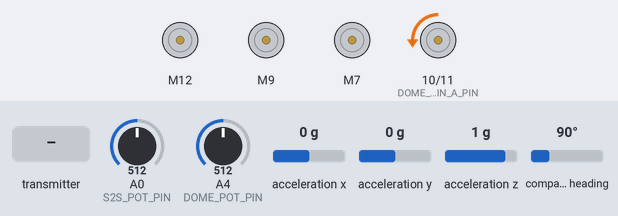
Bench run of a sketch on a simulated Arduino Mega 2560, built with avr-gcc and run on an emulated ATmega2560. Shown: 3 × DC motor (green arrow = forward, orange = backward, longer = faster), motor-driver pin pairs drawn as motors (green arrow = first pin HIGH = forward, orange = second pin HIGH = backward, longer = more drive). The inputs (shaded band) are chosen by the test bench; at power-on: A4 (DOME_POT_PIN) = 512, acceleration x 0 g, acceleration y 0 g, A0 (S2S_POT_PIN) = 512, acceleration z 1 g, compass heading 90°. The audio player accepts every command and is not drawn.

Above: at 1.7 s.
1.8 s: A4 (DOME_POT_PIN) set to 381
3.3 s: acceleration x set to -1.4 g
At 4.4 s:
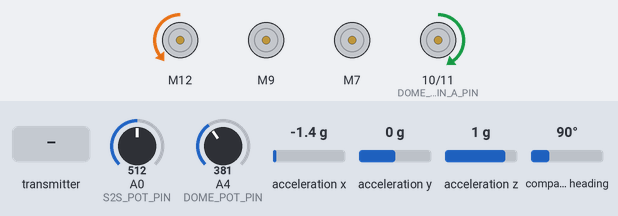
4.8 s: the transmitter starts sending ch.0 = 172
At 5.1 s:
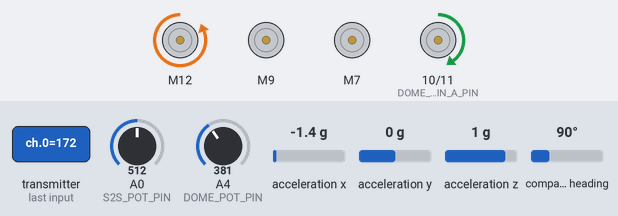
6.3 s: the transmitter starts sending ch.5 = 172
At 6.9 s:
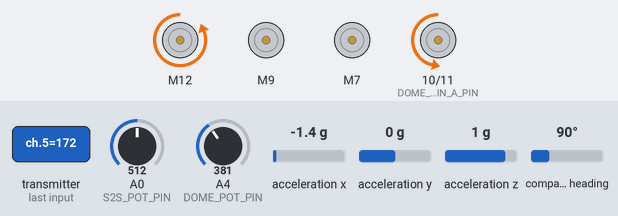
7.8 s: acceleration y set to -1.4 g
At 8.8 s:
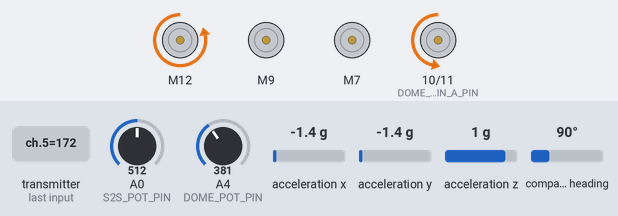
9.3 s: the transmitter starts sending ch.0 = 600
At 10.3 s:
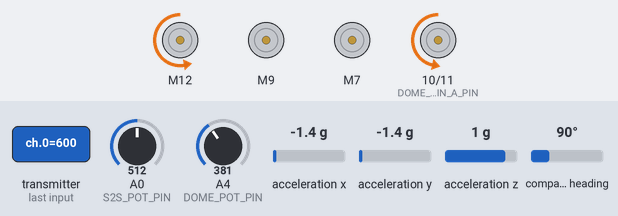
Timing chart, 0 to 11.8 s (numbered marks = the images above; inputs shaded):
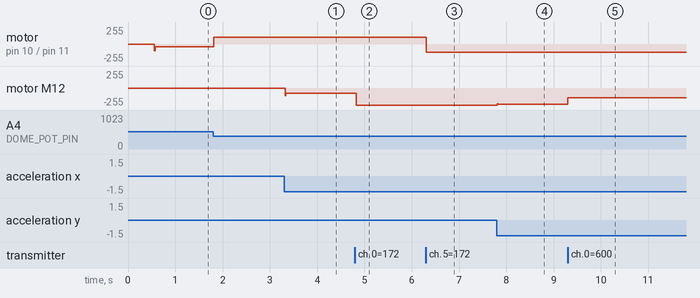

The sketch:

drive.ino
```cpp
/**
   FrSky SBUs RC control board for Joe's Drive Mk3

   Author:
      Patrick Ryan
      pat.m.ryan@gmail.com
      @circuitBurn

   Pin Mapping:
      See "constants.h"

   Serial Ports:
      Serial1 - DFPlayer Mini
      Serial2 - SBUS RC

   I2C:
      PWM Servo Board

   Resources:
      https://github.com/circuitBurn/BB-8
      https://bb8builders.club/
      https://www.facebook.com/groups/863379917081398
*/
#include "Arduino.h"
#include "sbus.h"
#include "DFRobotDFPlayerMini.h"
#include "BTS7960.h"
#include <PID_v1.h>
#include <Adafruit_Sensor.h>
#include <Adafruit_BNO055.h>
#include <Wire.h>
#include "constants.h"
#include "enums.h"

// PID1 is for the side to side tilt
double Pk1 = 24;
double Ik1 = 0;
double Dk1 = 0;
double Setpoint1, Input1, Output1, Output1a;
PID PID1(&Input1, &Output1, &Setpoint1, Pk1, Ik1, Dk1, DIRECT);

// PID2 for S2S stability
double Pk2 = 1.0;
double Ik2 = 0.0;
double Dk2 = 0.0;
double Setpoint2, Input2, Output2, Output2a;
PID PID2(&Input2, &Output2, &Setpoint2, Pk2, Ik2, Dk2, DIRECT);

// PID3 for the main drive
double Pk3 = 1.5;
double Ik3 = 0.0;
double Dk3 = 0.01;
double Setpoint3, Input3, Output3, Output3a;
PID PID3(&Input3, &Output3, &Setpoint3, Pk3, Ik3, Dk3, DIRECT);

// PID4 for dome rotation
double Pk4 = 2.0;
double Ik4 = 0.1;
double Dk4 = 0.01;
double Setpoint4, Input4, Output4;
PID PID4(&Input4, &Output4, &Setpoint4, Pk4, Ik4, Dk4, DIRECT);

// SBUS
bfs::SbusRx sbus_rx(&Serial2);

// Sound
DFRobotDFPlayerMini myDFPlayer;

// BTS7960 Motor Drivers
BTS7960 driveController(DRIVE_EN_PIN, DRIVE_L_PWM_PIN, DRIVE_R_PWM_PIN);
BTS7960 s2sController(S2S_EN_PIN, S2S_L_PWM_PIN, S2S_R_PWM_PIN);
BTS7960 flywheelController(DRIVE_EN_PIN, FLYWHEEL_L_PWM_PIN, FLYWHEEL_R_PWM_PIN);

// IMU
Adafruit_BNO055 bno = Adafruit_BNO055(-1, 0x28);
float pitch, roll;

// Drive mode
DriveMode driveMode = DriveMode::Disabled;

// Specifies the direction of BB-8
DriveDirection driveDirection = DriveDirection::Forward;

void setup()
{
  sbus_rx.Begin();

  randomSeed(analogRead(0));

  pinMode(DRIVE_R_PWM_PIN, OUTPUT);
  pinMode(DRIVE_L_PWM_PIN, OUTPUT);
  pinMode(DRIVE_EN_PIN, OUTPUT);

  pinMode(S2S_R_PWM_PIN, OUTPUT);
  pinMode(S2S_L_PWM_PIN, OUTPUT);
  pinMode(S2S_EN_PIN, OUTPUT);

  pinMode(FLYWHEEL_R_PWM_PIN, OUTPUT);
  pinMode(FLYWHEEL_L_PWM_PIN, OUTPUT);

  pinMode(DOME_SPIN_A_PIN, OUTPUT);
  pinMode(DOME_SPIN_B_PIN, OUTPUT);

  // Motor Drivers
  driveController.Enable();
  s2sController.Enable();
  flywheelController.Enable();

  // PID Setup - S2S servo
  PID1.SetMode(AUTOMATIC);
  PID1.SetOutputLimits(-255, 255);
  PID1.SetSampleTime(15);

  // PID Setup - S2S stability
  PID2.SetMode(AUTOMATIC);
  PID2.SetOutputLimits(-255, 255);
  PID2.SetSampleTime(15);

  // PID Setup - main drive motor
  PID3.SetMode(AUTOMATIC);
  PID3.SetOutputLimits(-255, 255);
  PID3.SetSampleTime(15);

  // PID Setup - dome motor
  PID4.SetMode(AUTOMATIC);
  PID4.SetOutputLimits(-255, 255);
  PID4.SetSampleTime(15);

  /* Initialise the IMU */
  if (!bno.begin())
  {
    while (1)
      ;
  }

  // Sound
  Serial1.begin(9600);
  myDFPlayer.begin(Serial1);
  myDFPlayer.volume(30);
  myDFPlayer.play(1);
}

void loop()
{
  readIMU();

  if (sbus_rx.Read())
  {
    driveMode = getDriveMode();
    driveDirection = getDriveDirection();

    if (driveMode == DriveMode::Enabled)
    {
      enableDrive();
      mainDrive();
      flywheel();
      sideToSide();
      domeSpin();
      checkAudioTrigger();
    }
    else if (driveMode == DriveMode::Static)
    {
      disableDrive();
      domeSpin();
      checkAudioTrigger();
    }
    else
    {
      // Disabled
      disableDrive();
    }
  }
}

/**
   ReadIMU

   Leaning forward = +y
   Tilting left    = -z

   Pitch is leaning forwards/backwards - Y axis
   Roll is leaning sideways - Z axis
*/
void readIMU()
{
  imu::Vector<3> euler = bno.getVector(Adafruit_BNO055::VECTOR_EULER);
  pitch = euler.y();
  roll = euler.z();
}

bool inRcDeadband(int value)
{
  return value >= RC_DEADBAND_LOW && value <= RC_DEADBAND_HIGH;
}

float mapFloat(long x, long in_min, long in_max, long out_min, long out_max)
{
  return (float)(x - in_min) * (out_max - out_min) / (float)(in_max - in_min) + out_min;
}

/**
 * @returns DriveMode
 */
DriveMode getDriveMode()
{
  int driveVal = sbus_rx.data().ch[CH_DRIVE_EN];
  if (driveVal == RC_MIN)
  {
    return DriveMode::Enabled;
  }
  else if (driveVal == RC_MID)
  {
    return DriveMode::Static;
  }
  else
  {
    return DriveMode::Disabled;
  }
}

/**
 * Drive can be "reversed" to make a quick turnaround
 */
DriveDirection getDriveDirection()
{
  int val = sbus_rx.data().ch[CH_DIRECTION];
  if (val < RC_MAX)
  {
    return DriveDirection::Forward;
  }
  else
  {
    return DriveDirection::Reverse;
  }
}

void disableDrive()
{
  flywheelController.Disable();
  s2sController.Disable();
  driveController.Disable();
}

void enableDrive()
{
  flywheelController.Enable();
  s2sController.Enable();
  driveController.Enable();
}
```

constants.h
```cpp
/*****************************************************************************/
// RC Values
// - These are defined by the limits of your transmitter
/*****************************************************************************/
#define RC_MIN 172
#define RC_MID 992
#define RC_MAX 1811

/*****************************************************************************/
// RC Deadband
// - Set a range of values to be considered "off"
// - Anything in between these values is "off"
/*****************************************************************************/
#define RC_DEADBAND_LOW 962
#define RC_DEADBAND_HIGH 978

/*****************************************************************************/
// RC Channel Mapping
// - The channels are N - 1 where N is the defined channel number on the transmitter
// - Ex: CH1 on Tx is 0 here, CH2 is 1
/*****************************************************************************/
#define CH_DRIVE_MAIN 0
// 1: Channel 2 is directly connected to dome servo
// 2: Channel 3 is directly connected to dome servo
#define CH_DRIVE_S2S 3
#define CH_FLYWHEEL 4
#define CH_DOME_SPIN 5
// 6: Channel 7 is the RC relay
#define CH_SOUND_TRIGGER 7
#define CH_SOUND_BANK 8
#define CH_DRIVE_EN 9
#define CH_DIRECTION 10
#define CH_ROLL_OFFSET 11
#define CH_FLYWHEEL_EN 12
#define CH_S2S_OFFSET 13
#define CH_RANDOM_SOUND 14

/*****************************************************************************/
// Main drive motor controller
/*****************************************************************************/
#define DRIVE_R_PWM_PIN 13
#define DRIVE_L_PWM_PIN 12
#define DRIVE_EN_PIN 29
#define MAX_DRIVE_SPEED 125 // 0 - 255

/*****************************************************************************/
// Flywheel motor controller
/*****************************************************************************/
#define FLYWHEEL_R_PWM_PIN 8
#define FLYWHEEL_L_PWM_PIN 9

/*****************************************************************************/
// Side to side motor controller
/*****************************************************************************/
#define S2S_R_PWM_PIN 6
#define S2S_L_PWM_PIN 7
#define S2S_EN_PIN 33
#define S2S_POT_PIN A0
#define S2S_MAX_ANGLE 40
#define S2S_EASING 0.9
#define S2S_OFFSET 0 // Negative value here will tilt the drive to the right

/*****************************************************************************/
// Dome servos and spin motor
/*****************************************************************************/
#define DOME_SPIN_A_PIN 10
#define DOME_SPIN_B_PIN 11
#define DOME_POT_PIN A4
#define DOME_SPIN_SPEED 125 // 0 - 255 for spinning completely around
#define DOME_TURN_SPEED 100 // 0 - 255 for looking around
#define DOME_POT_OFFSET 20
```

dome.ino
```cpp
int domeRaw;
int domeSpeed;

/**
   Dome spin is assigned to the self-centering pot of a 3-axis joystick.

   Turning the knob fully clockwise or counter-clockwise will continuously
   spin the dome. Otherwise, the dome will "point" and hold position
   in the general direction of the knob.
*/
void domeSpin()
{
  domeRaw = sbus_rx.data().ch[CH_DOME_SPIN];

  if (domeRaw > 250 && domeRaw < 1700)
  {
    Setpoint4 = map(domeRaw, RC_MIN, RC_MAX, 0, 1024);
    Input4 = getDomeTarget(analogRead(DOME_POT_PIN));
    PID4.Compute();
    domeSpeed = constrain((int)Output4, -255, 255);
    domeSpeed = constrain(domeSpeed, -DOME_TURN_SPEED, DOME_TURN_SPEED);
  }
  else if (domeRaw <= 250)
  {
    domeSpeed = -DOME_SPIN_SPEED;
  }
  else if (domeRaw >= 1700)
  {
    domeSpeed = DOME_SPIN_SPEED;
  }

  if (domeSpeed >= 1)
  {
    analogWrite(DOME_SPIN_A_PIN, abs(domeSpeed));
    analogWrite(DOME_SPIN_B_PIN, 0);
  }
  else if (domeSpeed <= -1)
  {
    analogWrite(DOME_SPIN_A_PIN, 0);
    analogWrite(DOME_SPIN_B_PIN, abs(domeSpeed));
  }
  else
  {
    analogWrite(DOME_SPIN_A_PIN, 0);
    analogWrite(DOME_SPIN_B_PIN, 0);
  }
}

int getDomeTarget(int val)
{
  if (driveDirection == DriveDirection::Forward)
  {
    return val + DOME_POT_OFFSET;
  }
  else // Reversed
  {
    return (val + 512 + DOME_POT_OFFSET) % 1024;
  }
}
```

enums.h
```cpp
enum DriveMode : uint8_t
{
  Disabled = 0, // No movement
  Static = 1,   // Head movement only, no drive or s2s
  Enabled = 2   // Full control
};

enum DriveDirection : uint8_t
{
  Forward = 0,
  Reverse = 1
};
```

flywheel.ino
```cpp
int flywheelRaw, flywheelSpeed;
bool flywheelEnabled = false;

/**
   The flywheel is mapped to the self-centering pot knob of a 3-axis joystick.
*/
void flywheel()
{
  flywheelRaw = sbus_rx.data().ch[CH_FLYWHEEL];
  flywheelRaw = constrain(flywheelRaw, RC_MIN, RC_MAX);
  flywheelSpeed = map(flywheelRaw, RC_MIN, RC_MAX, 255, -255);
  flywheelEnabled = sbus_rx.data().ch[CH_FLYWHEEL_EN] == RC_MAX;

  if (!flywheelEnabled || inRcDeadband(flywheelRaw))
  {
    flywheelController.Stop();
  }
  else
  {
    if (flywheelSpeed < 0)
    {
      flywheelController.TurnRight(abs(flywheelSpeed));
    }
    else
    {
      flywheelController.TurnLeft(flywheelSpeed);
    }
  }
}
```

main_drive.ino
```cpp
int driveRaw, driveSpeed;

/**
   Forwards and backwards
*/
void mainDrive()
{
  driveRaw = sbus_rx.data().ch[CH_DRIVE_MAIN];
  driveSpeed = getDriveSpeed(driveRaw);

  Setpoint3 = constrain(driveSpeed, -MAX_DRIVE_SPEED, MAX_DRIVE_SPEED);
  Input3 = pitch;
  PID3.Compute();

  if (Output3 >= 1)
  {
    Output3a = abs(Output3);
    driveController.TurnLeft(abs(Output3));
  }
  else if (Output3 < -1)
  {
    Output3a = abs(Output3);
    driveController.TurnRight(abs(Output3));
  }
  else
  {
    driveController.Stop();
  }
}

/**
 * Returns the drive speed oriented to the specified "drive direction"
 */
int getDriveSpeed(int driveSpeedRaw)
{
  if (driveDirection == DriveDirection::Forward)
  {
    return map(driveSpeedRaw, RC_MIN, RC_MAX, MAX_DRIVE_SPEED, -MAX_DRIVE_SPEED);
  }
  else
  {
    return map(driveSpeedRaw, RC_MIN, RC_MAX, -MAX_DRIVE_SPEED, MAX_DRIVE_SPEED);
  }
}
```

side_to_side.ino
```cpp
int ch2, pot;
int s2s_current_position;
int s2s_target_position;
int s2s_position_difference;
double s2s_offset;

void sideToSide()
{
  ch2 = sbus_rx.data().ch[CH_DRIVE_S2S];

  // Get the s2s offset from the right slider
  s2s_offset = sbus_rx.data().ch[CH_S2S_OFFSET];
  s2s_offset = map(s2s_offset, RC_MIN, RC_MAX, -25, 60) + S2S_OFFSET;

  s2s_target_position = getTargetS2S(ch2);

  // Calculate error
  s2s_position_difference = s2s_target_position - s2s_current_position;

  // Avoid any strange zero condition
  if (s2s_position_difference != 0.00)
  {
    s2s_current_position += s2s_position_difference * S2S_EASING;
  }

  Setpoint2 = s2s_current_position;

  pot = analogRead(S2S_POT_PIN) + s2s_offset;

  Input2 = roll;
  Setpoint2 = constrain(Setpoint2, -S2S_MAX_ANGLE, S2S_MAX_ANGLE);
  PID2.Compute();

  Setpoint1 = Output2;

  Input1 = map(pot, 0, 1024, -255, 255);

  Input1 = constrain(Input1, -S2S_MAX_ANGLE, S2S_MAX_ANGLE);
  Setpoint1 = constrain(Setpoint1, -S2S_MAX_ANGLE, S2S_MAX_ANGLE);
  Setpoint1 = map(Setpoint1, S2S_MAX_ANGLE, -S2S_MAX_ANGLE, -S2S_MAX_ANGLE, S2S_MAX_ANGLE);

  // Update PK1 from RC control
  Pk1 = getPk1();
  PID1.SetTunings(Pk1, Ik1, Dk1);
  PID1.Compute();

  if (Output1 < 0)
  {
    Output1a = abs(Output1);
    s2sController.TurnLeft(Output1a);
  }
  else if (Output1 > 0)
  {
    Output1a = abs(Output1);
    s2sController.TurnRight(Output1a);
  }
  else
  {
    s2sController.Stop();
  }
}

int getTargetS2S(int val)
{
  if (driveDirection == DriveDirection::Forward)
  {
    return map(val, RC_MIN, RC_MAX, S2S_MAX_ANGLE, -S2S_MAX_ANGLE);
  }
  else // Reversed
  {
    return map(val, RC_MIN, RC_MAX, -S2S_MAX_ANGLE, S2S_MAX_ANGLE);
  }
}

/**
   Maps the S1 pot to the S2S stability's PID Proportional value
*/
double getPk1()
{
  return mapFloat(sbus_rx.data().ch[CH_ROLL_OFFSET], RC_MIN, RC_MAX, 0, 35);
}
```

sound.ino
```cpp
int soundTriggerState = -1;
int lastSoundIndex = -1;
bool soundTriggerLatched = false;
unsigned long lastDebounceTime = 0;
unsigned long debounceDelay = 75;

/**
   Debounce self-resetting toggle switch and play a single sound.
*/
void checkAudioTrigger()
{
  int buttonIndex = get_sound_index();

  if (buttonIndex != lastSoundIndex)
  {
    lastDebounceTime = millis();
  }

  if ((millis() - lastDebounceTime) > debounceDelay) {
    // whatever the buttonIndex is at, it's been there for longer than the debounce
    // delay, so take it as the actual current state:

    // if the button state has changed:
    if (buttonIndex != soundTriggerState) {

      soundTriggerState = buttonIndex;

      if (!soundTriggerLatched && buttonIndex > -1)
      {
        soundTriggerLatched = true;

        int soundBankRaw = sbus_rx.data().ch[CH_SOUND_BANK];
        int soundBank = map(soundBankRaw, 172, 1811, 0, 2);
        int soundIndex = (soundBank * 10) + buttonIndex;
        // TODO: if the button index is top right, play rnadom from this bank
        myDFPlayer.play(soundIndex);
      }
      else if (soundTriggerLatched && buttonIndex == -1)
      {
        soundTriggerLatched = false;
      }
    }
  }

  lastSoundIndex = buttonIndex;
}

/**
   Map the 10 controller buttons to a different sound.
*/
int get_sound_index()
{
  int soundTriggerRaw = sbus_rx.data().ch[CH_SOUND_TRIGGER];


  if (soundTriggerRaw >= 1649 && soundTriggerRaw < 1680)
  {
    return 1;
  }
  else if (soundTriggerRaw >= 1520 && soundTriggerRaw < 1540)
  {
    return 2;
  }
  else if (soundTriggerRaw >= 1387 && soundTriggerRaw < 1407)
  {
    return 3;
  }
  else if (soundTriggerRaw >= 1254 && soundTriggerRaw < 1274)
  {
    return 4;
  }
  else if (soundTriggerRaw >= 1120 && soundTriggerRaw < 1140)
  {
    return 5;
  }
  else if (soundTriggerRaw >= 982 && soundTriggerRaw < 1002)
  {
    return 6;
  }
  else if (soundTriggerRaw >= 797 && soundTriggerRaw < 817)
  {
    return 7;
  }
  else if (soundTriggerRaw >= 600 && soundTriggerRaw < 620)
  {
    return 8;
  }
  else if (soundTriggerRaw >= 391 && soundTriggerRaw < 411)
  {
    return 9;
  }
  else if (soundTriggerRaw >= 162 && soundTriggerRaw < 182)
  {
    return 10;
  }
  else
  {
    return -1;
  }
}

/**
   Play a random sound from the selected sound bank switch.

   They are sorted into BB-8 noises and general "Star Wars" sounds.
*/
void play_sound()
{
  //  soundRaw = sbus_rx.data().ch[CH_SOUND_BANK];
  //  soundBank = map(soundRaw, 172, 1811, 0, 2);
  //  if (soundBank == 2)
  //  {
  //    // Short sounds
  //    myDFPlayer.play(random(13, 47));
  //  }
  //  else
  //  {
  //    // Long sounds
  //    myDFPlayer.play(random(0, 12));
  //  }
}
```

Measured:
- after the input at 3.3 s, motor M12: stopped → backward 81/255 at once
- after the input at 4.8 s, motor M12: backward 81/255 → backward 255/255 at once
- after the input at 6.3 s, motor on pin 10 (DOME_SPIN_A_PIN) / pin 11 (DOME_SPIN_B_PIN): forward 100/255 → backward 125/255 at once
- after the input at 7.8 s, motor M12: backward 255/255 → backward 246/255 at once
- after the input at 9.3 s, motor M12: backward 246/255 → backward 148/255 at once
